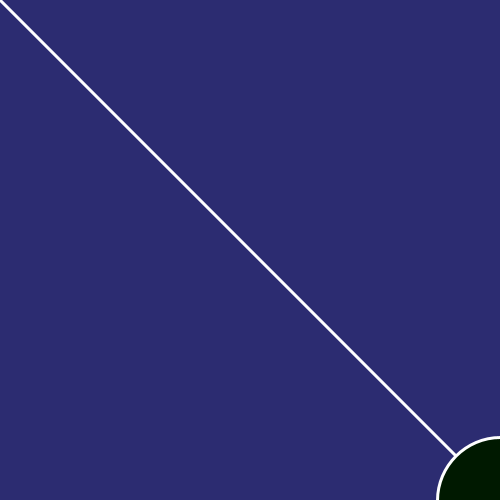
Frame 1 (no input)
Frame 60 (the mouse pressed at the canvas centre just before this capture): identical to frame 1, image omitted
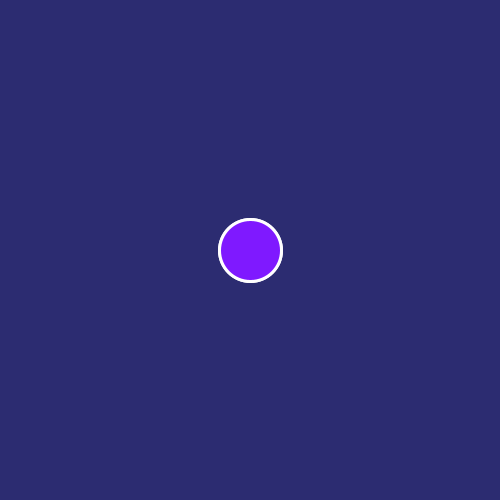
Frame 120 (the mouse held since frame 60 and released just before this capture)

The Processing sketch that drew these frames (run headless with seeded random() and noise(); from frame 60 on, the mouse is pressed at the canvas centre):

// Processing sketch: processing_96213
// ── processing_96213.pde


//fons//
void setup()
{
  size(500,500);
  background(#0C19F5);
  rectMode(CENTER);
  colorMode(RGB, height, height, 200);
  noCursor();  
}


//esferes//
void draw() 
{
  background(#2C2C71);
  strokeWeight(3);
  stroke(#FFFFFF);
  
//De la següent manera fem una ellipse inversa a la que centrem el//
//cursor perque surti oposada//

  int inverseX = width-mouseX;
  int inverseY = height-mouseY;
  
//unió entre les dues elipses// 

  line(mouseX,mouseY,inverseX,inverseY);
  
  fill(mouseX,50,mouseY);
  ellipse(mouseX,mouseY,mouseX/4,mouseY/4);
  
  fill(mouseX,50,mouseY);
  ellipse(inverseX,inverseY,inverseY/4,inverseX/4);
  
}
